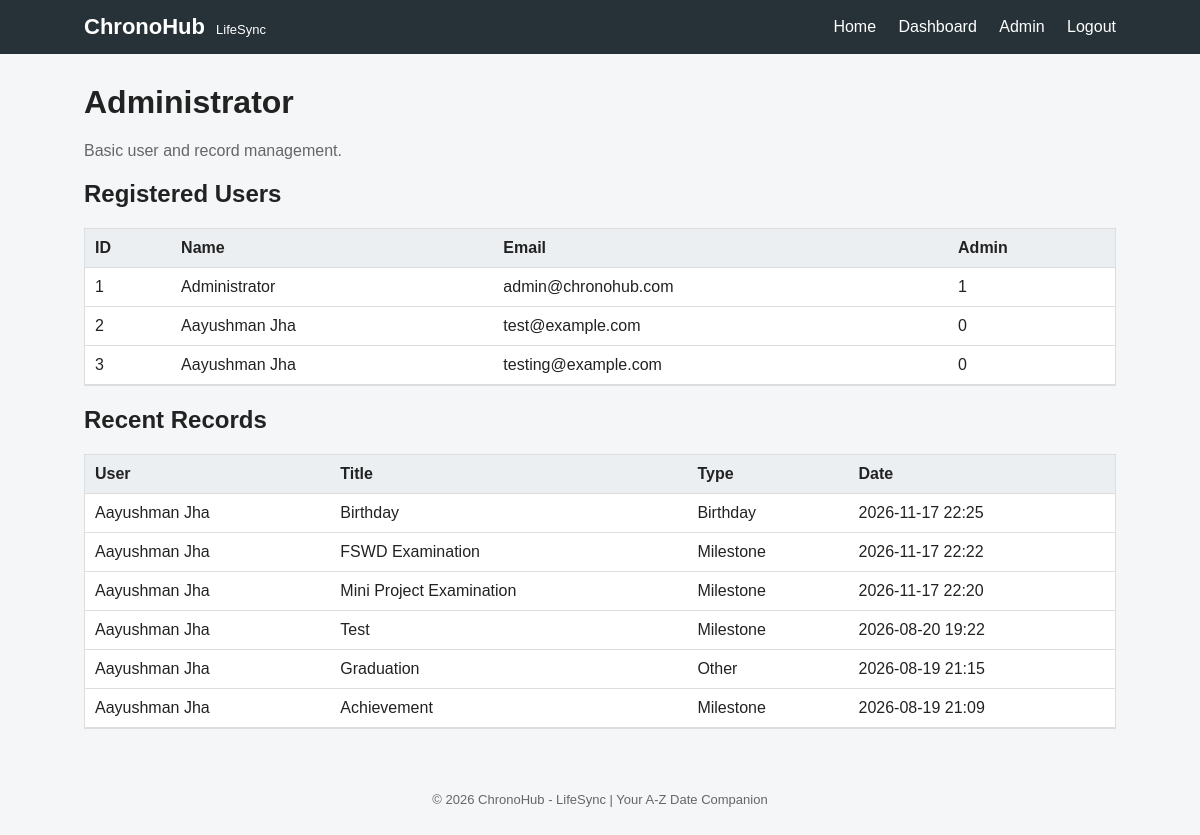
The page /admin (signed in) on the database its author committed.
### tables this page shows
CREATE TABLE users(
        id INTEGER PRIMARY KEY AUTOINCREMENT,
        name TEXT NOT NULL,
        email TEXT UNIQUE NOT NULL,
        password TEXT NOT NULL,
        is_admin INTEGER DEFAULT 0
    );

CREATE TABLE records(
        id INTEGER PRIMARY KEY AUTOINCREMENT,
        user_id INTEGER,
        title TEXT,
        record_type TEXT,
        details TEXT,
        created_at TEXT
    , record_date TEXT);

### app.py (the view)
@app.route("/admin")
def admin():
    if not session.get("is_admin"):
        return redirect("/login")
    conn = get_db()
    users = conn.execute("SELECT id,name,email,is_admin FROM users ORDER BY id").fetchall()
    records = conn.execute("""SELECT records.*, users.name AS user_name
                              FROM records LEFT JOIN users ON records.user_id=users.id
                              ORDER BY records.id DESC""").fetchall()
    conn.close()
    return render_template("admin.html", users=users, records=records)

### app.py (called while the page is built)
def get_db():
    conn = sqlite3.connect(DB_NAME)
    conn.row_factory = sqlite3.Row
    return conn

@app.context_processor
def inject_admin():
    return {"is_admin": session.get("is_admin", 0)}

### templates/admin.html
{% extends "base.html" %}
{% block content %}
<h1>Administrator</h1>
<p class="muted">Basic user and record management.</p>
<h2>Registered Users</h2>
<div class="table-wrap"><table>
<tr><th>ID</th><th>Name</th><th>Email</th><th>Admin</th></tr>
{% for u in users %}<tr><td>{{u.id}}</td><td>{{u.name}}</td><td>{{u.email}}</td><td>{{u.is_admin}}</td></tr>{% endfor %}
</table></div>
<h2>Recent Records</h2>
<div class="table-wrap"><table>
<tr><th>User</th><th>Title</th><th>Type</th><th>Date</th></tr>
{% for r in records %}<tr><td>{{r.user_name}}</td><td>{{r.title}}</td><td>{{r.record_type}}</td><td>{{r.created_at}}</td></tr>{% endfor %}
</table></div>
{% endblock %}

### templates/base.html (shortened to what this page needs)
<!doctype html>
<html>
<head>
<link rel="stylesheet" href="{{ url_for('static', filename='css/style.css') }}">
</head>
<body>
<header>
<div class="brand">ChronoHub <span>LifeSync</span></div>
<nav>
<a href="/">Home</a>
{% if session.get('user_id') %}
<a href="/dashboard">Dashboard</a>
{% if is_admin %}<a href="/admin">Admin</a>{% endif %}
<a href="/logout">Logout</a>
{% else %}
<a href="/login">Login</a><a href="/register">Register</a>
{% endif %}
</nav>
</header>
<main class="container">{% block content %}{% endblock %}</main>
<footer>
    <p>© 2026 ChronoHub - LifeSync | Your A-Z Date Companion</p>
</footer>
</body>
</html>

### static/css/style.css (style rules this page uses)
* { box-sizing:border-box }
body { margin:0;font-family:Arial,sans-serif;background:#f4f6f8;color:#222 }
header { background:#263238;color:white;padding:14px 7%;display:flex;justify-content:space-between;align-items:center }
.brand { font-size:22px;font-weight:bold }
.brand span { font-size:13px;font-weight:normal;margin-left:5px }
nav a { color:white;text-decoration:none;margin-left:18px }
.container { width:86%;max-width:1100px;margin:30px auto;min-height:80vh }
.muted { color:#666 }
.table-wrap { overflow-x:auto;background:white;border:1px solid #ddd }
table { width:100%;border-collapse:collapse }
th,td { padding:10px;border-bottom:1px solid #ddd;text-align:left }
th { background:#eceff1 }
footer { text-align:center;padding:20px;color:#666;font-size:13px }

### rows shown on the page
users: id "1", name "Administrator", email "admin@chronohub.com", is_admin "1"
users: id "2", name "Aayushman Jha", email "test@example.com", is_admin "0"
users: id "3", name "Aayushman Jha", email "testing@example.com", is_admin "0"
records: user_name "Aayushman Jha", title "Birthday", record_type "Birthday", created_at "2026-11-17 22:25"
records: user_name "Aayushman Jha", title "FSWD Examination", record_type "Milestone", created_at "2026-11-17 22:22"
records: user_name "Aayushman Jha", title "Mini Project Examination", record_type "Milestone", created_at "2026-11-17 22:20"
records: user_name "Aayushman Jha", title "Test", record_type "Milestone", created_at "2026-08-20 19:22"
records: user_name "Aayushman Jha", title "Graduation", record_type "Other", created_at "2026-08-19 21:15"
records: user_name "Aayushman Jha", title "Achievement", record_type "Milestone", created_at "2026-08-19 21:09"
